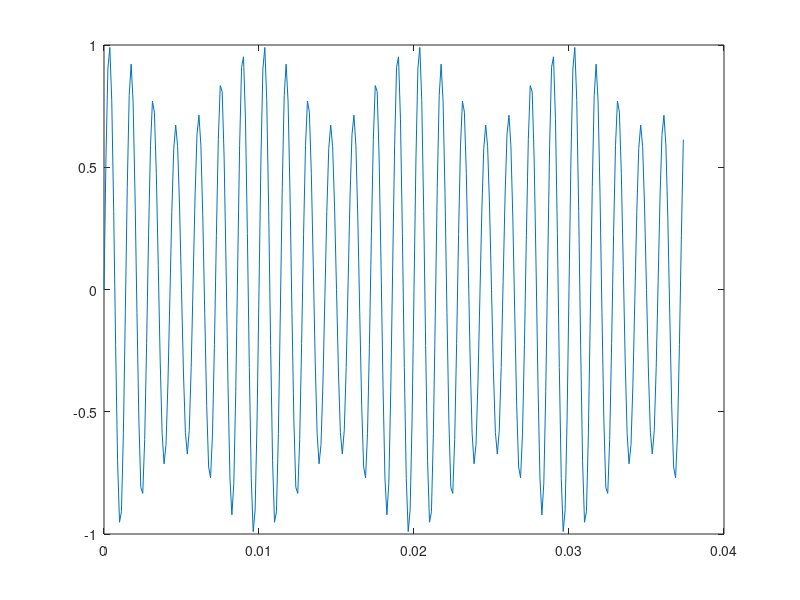

MATLAB code to generate this figure: (Note: this script raises an error after producing the figure.)
function sound_1
global gSampleSec;
global gNumSec;
global gNSample;
global gX;
global gT;

gSampleSec=8000;
gNumSec=10;
gNSample=gSampleSec*gNumSec;
gX=zeros(1,gNSample);
gT=zeros(1,gNSample);

build1;
plot1;
write_file1;
return

%------------------------------------------------------------
%------------------------------------------------------------
%------------------------------------------------------------
function build1
global gSampleSec;
global gNumSec;
global gNSample;
global gX;
global gT;

DelT=1/8000.0;
gT = 0:DelT:gNumSec;

Fm=2.0;
Wc1=2*pi*400.0;
Wc2=2*pi*500.0;
Wc3=2*pi*600.0;
Wc4=2*pi*700.0;
Wc5=2*pi*800.0;
Phi1=2*pi*  0/360;
Phi2=2*pi* 90/360;
Phi3=2*pi*180/360;
Phi4=2*pi*  0/360;
Phi5=2*pi*  0/360;

Phi4
for N=1:gNSample
    T=gT(N);
    X1=sin(Wc1*T + Phi1);
    X2=sin(Wc2*T + Phi2);
    X3=sin(Wc3*T + Phi3);
    X4=sin(Wc4*T + Phi4);
    X5=sin(Wc5*T + Phi5);
    gX(N)=0.5*X4+0.1*X5;
end

gX=0.99*gX/max(gX);
return
%------------------------------------------------------------
%------------------------------------------------------------
%------------------------------------------------------------
function plot1
global gX;
global gT;

plot(gT(1:300),gX(1:300))
return
%------------------------------------------------------------
%------------------------------------------------------------
%------------------------------------------------------------
function write_file1
global gX;

wavwrite(gX,'test1.wav')
return
